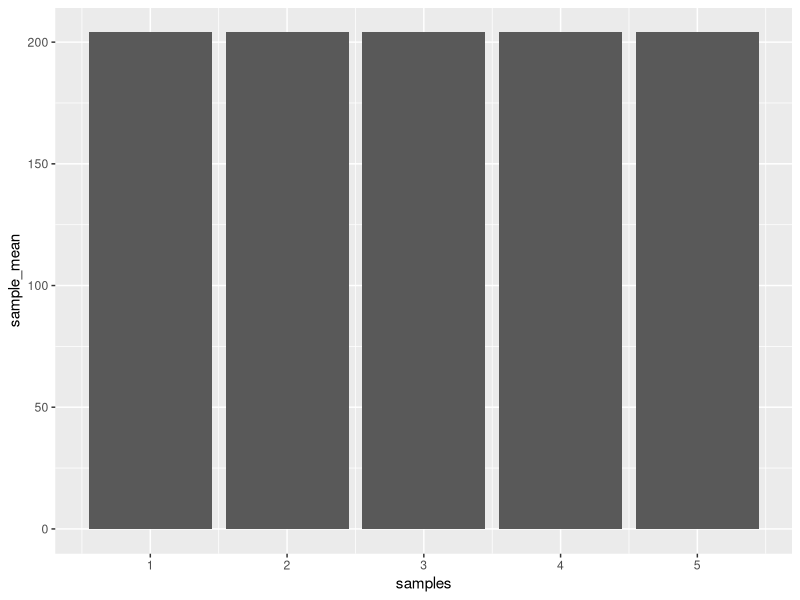
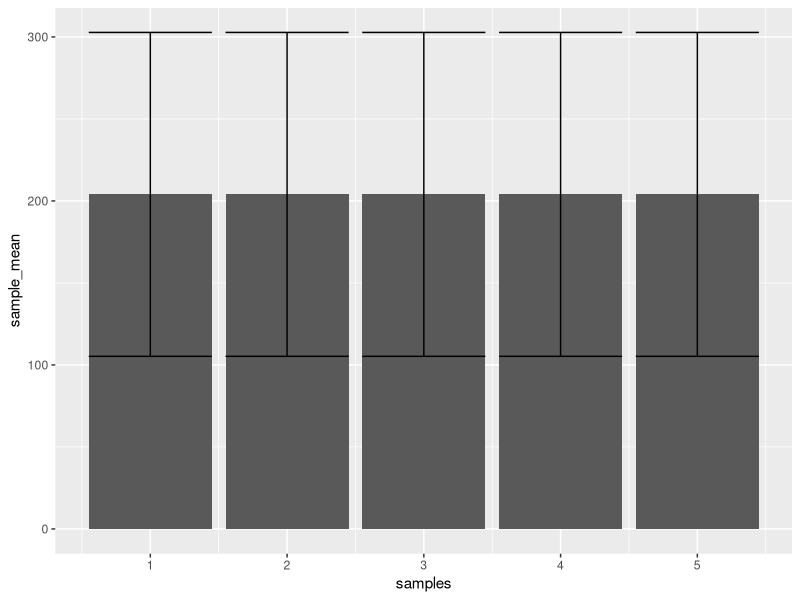

Write R code to recreate these figures, in order.
## ---- chunk 1
library(ggplot2)
library(dplyr)
## ---- chunk 2
observations<-rep(rnorm(25, 200,100),5)
samples <- rep(1:5,each =25)
my_data <- data.frame(samples, observations)

means <- my_data %>%
  group_by(samples) %>%
  summarize(sample_mean = mean(observations), sd=sd(observations))

#sample_means
ggplot(means, aes(x = samples, y =sample_mean))+
  geom_bar(stat="identity")

#error bars added
ggplot(means, aes(x = samples, y =sample_mean))+
  geom_bar(stat="identity")+
  geom_errorbar(aes(ymin=sample_mean-sd, ymax=sample_mean+sd))

## ---- chunk 3

## ---- chunk 4

## ---- chunk 5

## ---- chunk 6

